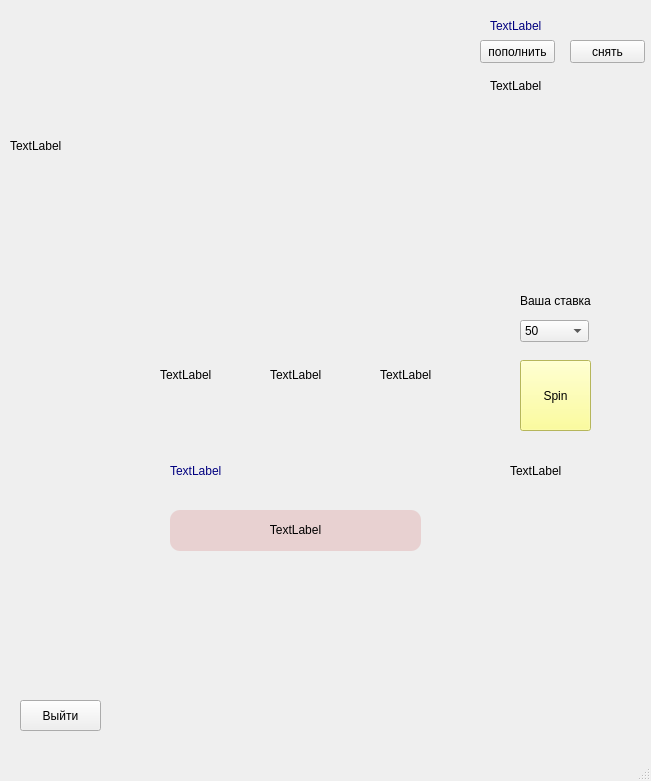
<?xml version="1.0" encoding="UTF-8"?>
<ui version="4.0">
 <class>MainWindow</class>
 <widget class="QMainWindow" name="MainWindow">
  <property name="geometry">
   <rect>
    <x>0</x>
    <y>0</y>
    <width>651</width>
    <height>781</height>
   </rect>
  </property>
  <property name="windowTitle">
   <string>MainWindow</string>
  </property>
  <widget class="QWidget" name="centralwidget">
   <widget class="QWidget" name="main_layout" native="true">
    <property name="geometry">
     <rect>
      <x>0</x>
      <y>0</y>
      <width>651</width>
      <height>761</height>
     </rect>
    </property>
    <widget class="QPushButton" name="replenish_button">
     <property name="geometry">
      <rect>
       <x>480</x>
       <y>40</y>
       <width>75</width>
       <height>23</height>
      </rect>
     </property>
     <property name="text">
      <string>пополнить</string>
     </property>
    </widget>
    <widget class="QPushButton" name="withdraw_button">
     <property name="geometry">
      <rect>
       <x>570</x>
       <y>40</y>
       <width>75</width>
       <height>23</height>
      </rect>
     </property>
     <property name="text">
      <string>снять</string>
     </property>
    </widget>
    <widget class="QLabel" name="pict4">
     <property name="geometry">
      <rect>
       <x>0</x>
       <y>0</y>
       <width>651</width>
       <height>761</height>
      </rect>
     </property>
     <property name="text">
      <string>&lt;html&gt;&lt;head/&gt;&lt;body&gt;&lt;p&gt;&lt;br/&gt;&lt;/p&gt;&lt;/body&gt;&lt;/html&gt;</string>
     </property>
    </widget>
    <widget class="QLabel" name="table_result">
     <property name="geometry">
      <rect>
       <x>10</x>
       <y>10</y>
       <width>191</width>
       <height>271</height>
      </rect>
     </property>
     <property name="text">
      <string>TextLabel</string>
     </property>
    </widget>
    <widget class="QPushButton" name="spin_button">
     <property name="geometry">
      <rect>
       <x>520</x>
       <y>360</y>
       <width>71</width>
       <height>71</height>
      </rect>
     </property>
     <property name="styleSheet">
      <string notr="true">background-color: rgb(255, 255, 127);</string>
     </property>
     <property name="text">
      <string>Spin</string>
     </property>
    </widget>
    <widget class="QLabel" name="balance_label">
     <property name="geometry">
      <rect>
       <x>490</x>
       <y>70</y>
       <width>151</width>
       <height>31</height>
      </rect>
     </property>
     <property name="styleSheet">
      <string notr="true">font: 75 9pt &quot;MS Shell Dlg 2&quot;;</string>
     </property>
     <property name="text">
      <string>TextLabel</string>
     </property>
    </widget>
    <widget class="QPushButton" name="exit_button">
     <property name="geometry">
      <rect>
       <x>20</x>
       <y>700</y>
       <width>81</width>
       <height>31</height>
      </rect>
     </property>
     <property name="text">
      <string>Выйти</string>
     </property>
    </widget>
    <widget class="QLabel" name="login_label">
     <property name="geometry">
      <rect>
       <x>490</x>
       <y>10</y>
       <width>151</width>
       <height>31</height>
      </rect>
     </property>
     <property name="styleSheet">
      <string notr="true">font: 12pt &quot;MS Shell Dlg 2&quot;;
color: rgb(0, 0, 127);</string>
     </property>
     <property name="text">
      <string>TextLabel</string>
     </property>
    </widget>
    <widget class="QComboBox" name="bet_combobox">
     <property name="geometry">
      <rect>
       <x>520</x>
       <y>320</y>
       <width>69</width>
       <height>22</height>
      </rect>
     </property>
     <item>
      <property name="text">
       <string>50</string>
      </property>
     </item>
     <item>
      <property name="text">
       <string>100</string>
      </property>
     </item>
     <item>
      <property name="text">
       <string>200</string>
      </property>
     </item>
     <item>
      <property name="text">
       <string>500</string>
      </property>
     </item>
     <item>
      <property name="text">
       <string>1000</string>
      </property>
     </item>
     <item>
      <property name="text">
       <string>2000</string>
      </property>
     </item>
     <item>
      <property name="text">
       <string>5000</string>
      </property>
     </item>
     <item>
      <property name="text">
       <string>10000</string>
      </property>
     </item>
     <item>
      <property name="text">
       <string>25000</string>
      </property>
     </item>
     <item>
      <property name="text">
       <string>50000</string>
      </property>
     </item>
     <item>
      <property name="text">
       <string>100000</string>
      </property>
     </item>
    </widget>
    <widget class="QLabel" name="troll_label">
     <property name="geometry">
      <rect>
       <x>170</x>
       <y>510</y>
       <width>251</width>
       <height>41</height>
      </rect>
     </property>
     <property name="styleSheet">
      <string notr="true">font: 10pt &quot;MS Shell Dlg 2&quot;;
background-color: rgb(232, 209, 209);
border-radius: 10px;</string>
     </property>
     <property name="text">
      <string>&lt;html&gt;&lt;head/&gt;&lt;body&gt;&lt;p align=&quot;center&quot;&gt;TextLabel&lt;/p&gt;&lt;/body&gt;&lt;/html&gt;</string>
     </property>
    </widget>
    <widget class="QLabel" name="spin_error">
     <property name="geometry">
      <rect>
       <x>510</x>
       <y>460</y>
       <width>121</width>
       <height>21</height>
      </rect>
     </property>
     <property name="styleSheet">
      <string notr="true"/>
     </property>
     <property name="text">
      <string>TextLabel</string>
     </property>
    </widget>
    <widget class="QLabel" name="info_label">
     <property name="geometry">
      <rect>
       <x>170</x>
       <y>450</y>
       <width>251</width>
       <height>41</height>
      </rect>
     </property>
     <property name="styleSheet">
      <string notr="true">font: 12pt &quot;MS Shell Dlg 2&quot;;
color: rgb(0, 0, 127);</string>
     </property>
     <property name="text">
      <string>TextLabel</string>
     </property>
    </widget>
    <widget class="QLabel" name="slot1">
     <property name="geometry">
      <rect>
       <x>160</x>
       <y>320</y>
       <width>109</width>
       <height>109</height>
      </rect>
     </property>
     <property name="text">
      <string>TextLabel</string>
     </property>
    </widget>
    <widget class="QLabel" name="slot2">
     <property name="geometry">
      <rect>
       <x>270</x>
       <y>320</y>
       <width>109</width>
       <height>109</height>
      </rect>
     </property>
     <property name="text">
      <string>TextLabel</string>
     </property>
    </widget>
    <widget class="QLabel" name="slot3">
     <property name="geometry">
      <rect>
       <x>380</x>
       <y>320</y>
       <width>109</width>
       <height>109</height>
      </rect>
     </property>
     <property name="text">
      <string>TextLabel</string>
     </property>
    </widget>
    <widget class="QLabel" name="label">
     <property name="geometry">
      <rect>
       <x>520</x>
       <y>290</y>
       <width>71</width>
       <height>21</height>
      </rect>
     </property>
     <property name="text">
      <string>Ваша ставка</string>
     </property>
    </widget>
    <zorder>pict4</zorder>
    <zorder>replenish_button</zorder>
    <zorder>withdraw_button</zorder>
    <zorder>table_result</zorder>
    <zorder>spin_button</zorder>
    <zorder>balance_label</zorder>
    <zorder>exit_button</zorder>
    <zorder>login_label</zorder>
    <zorder>bet_combobox</zorder>
    <zorder>troll_label</zorder>
    <zorder>spin_error</zorder>
    <zorder>info_label</zorder>
    <zorder>slot1</zorder>
    <zorder>slot2</zorder>
    <zorder>slot3</zorder>
    <zorder>label</zorder>
   </widget>
  </widget>
  <widget class="QStatusBar" name="statusbar"/>
 </widget>
 <resources/>
 <connections/>
</ui>
